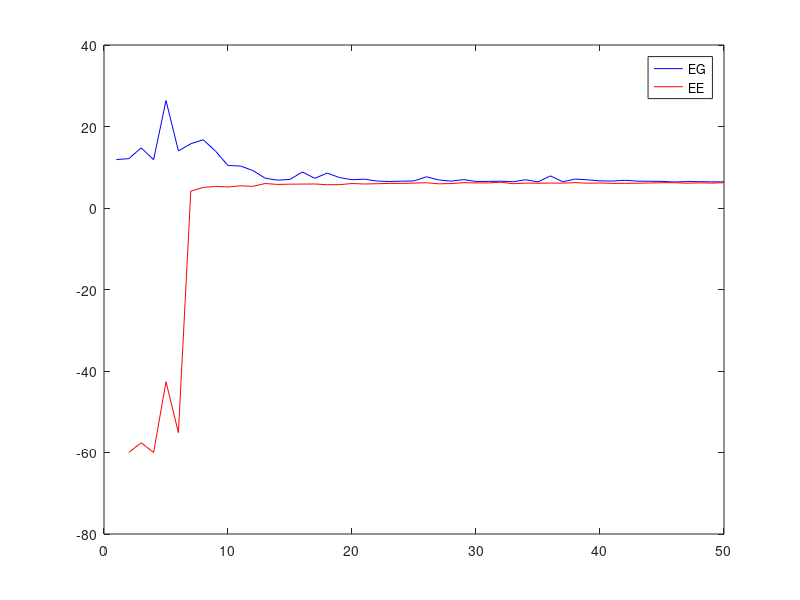

The MATLAB source for this figure:
%Luis José Quintana Bolaño y Javier Osuna Herrera

clear all, close all
NUMPOINTS=1000;
x = 4*(rand(1,NUMPOINTS)-0.5);
yok = 9*x+12*x.^2+4*x.^3+5*x.^4+23*x.^5;
RUIDO = 0.1*std(yok);
yruido = RUIDO*randn(size(yok));
y= yok + yruido;

EG=zeros(1,50);
EE=zeros(1,50);
for NUMDATA=1:50
for i=1:10
xdata = 4*(rand(1,NUMDATA)-0.5);
ydata = 9*xdata+12*xdata.^2+4*xdata.^3+5*xdata.^4+23*xdata.^5 + RUIDO*randn(size(xdata));
p=polyfit(xdata,ydata,5);
EE(NUMDATA)=EE(NUMDATA)+sum((ydata-polyval(p,xdata)).^2)/length(ydata);
xeg=4*(rand(1,NUMDATA)-0.5);
yeg= 9*xeg+12*xeg.^2+4*xeg.^3+5*xeg.^4+23*xeg.^5 + RUIDO*randn(size(xeg));
EG(NUMDATA)=EG(NUMDATA)+sum((yeg-polyval(p,xeg)).^2)/length(yeg);
end
end
EG=EG/10;
EE=EE/10;
figure, plot(log(EG),'b');hold on; plot(log(EE),'r'); legend('EG','EE'); hold off;



